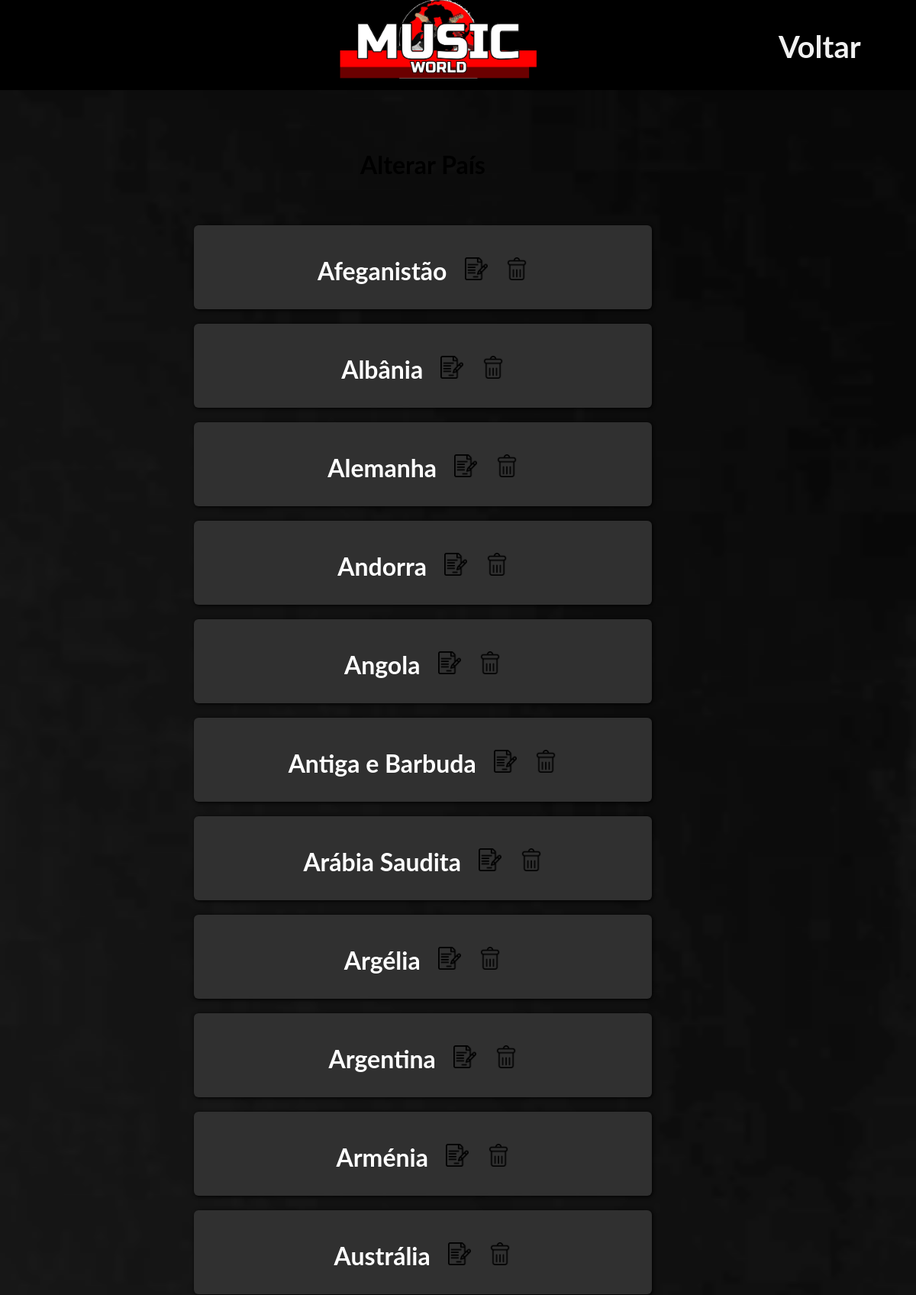
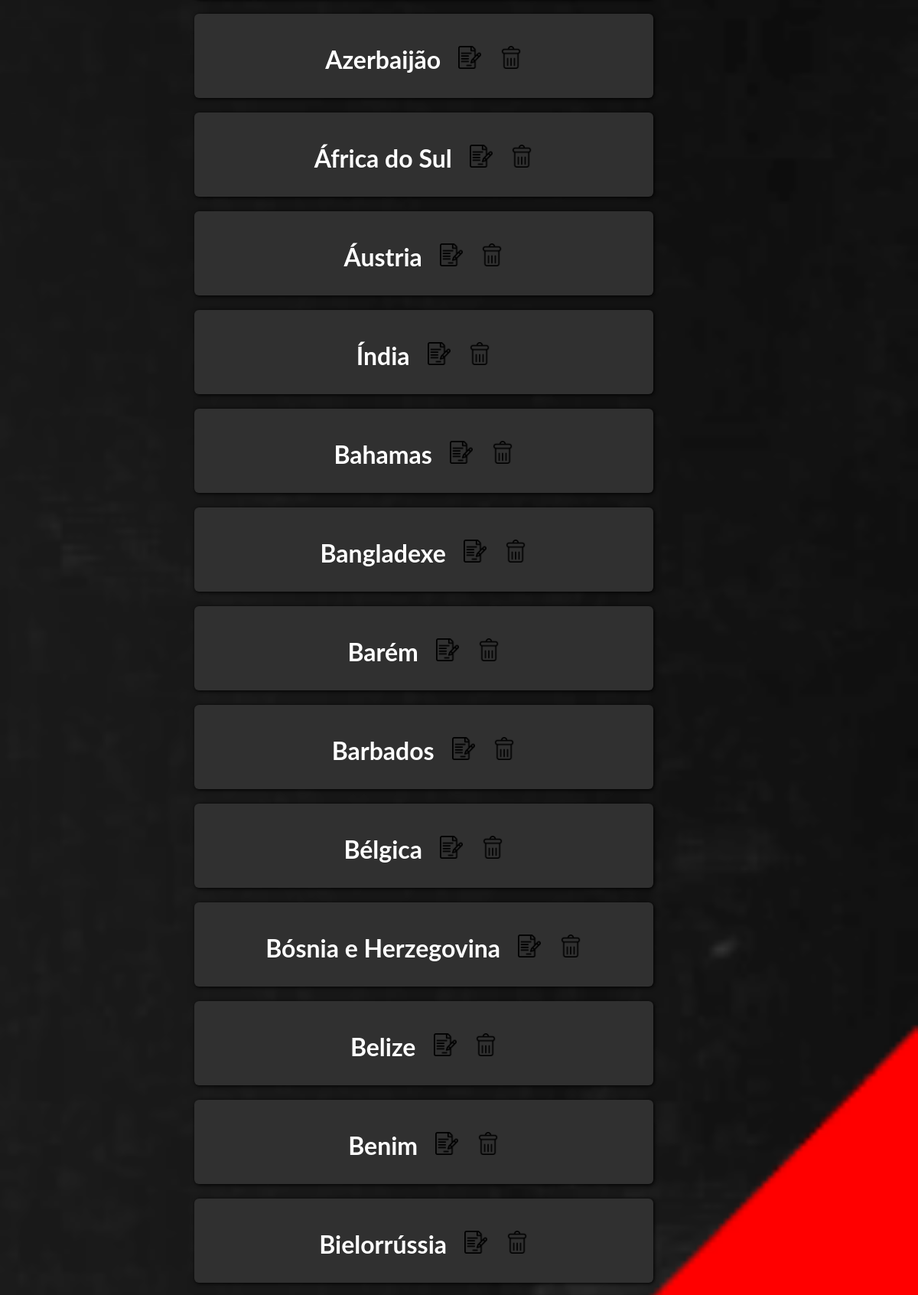
Screenshot of /editpais.php (upper part) with the database file from the repository (2 pictures, top to bottom).
### tables this page shows
CREATE TABLE `pais` (
  `id` int(11) NOT NULL,
  `nome` varchar(50) NOT NULL
);

### src/editpais.php (the view, shortened to what this page needs)
<!DOCTYPE html>
    <html>
    <link rel="stylesheet" href="style.css">
    <?php
    $mysqllink = mysqli_connect("localhost","root","","musicworld");
    $dados=mysqli_query($mysqllink,"select * from pais order by nome");
    $linha = mysqli_fetch_assoc($dados);
    $total = mysqli_num_rows($dados);
    ?>
<head>
<center>
<div class="header" ><br>
<table border="0px" width="100%" valign="middle">
<th width="35%" align="left">
<th><center><br><br><br><br><img src="img/logo.png" class="imglogo"></center></th>
<th width="20%" align="left">
<th width="15%" align="left"><a href="admin.php" style=text-decoration:none;><span style="font-size:40px;cursor:pointer" class="openbtn">Voltar</span></a>&nbsp&nbsp&nbsp
</table>
<link rel="stylesheet" href="style.css">
</div>
<br><br><br>
<body background="img/background.png" class="bg">
<h1>Alterar País</h1><br><br>
<?php
         if($total){do{
         ?>
        <div class="divbanda link"><br><h1><?php echo $linha['nome']?></a>&nbsp&nbsp
        <a href="<?php echo "novopais.php?id=".$linha['id'] . "&nome=" . $linha['nome']?>" class="link"><img src="img/icones/editar.png" style="height:30px;"></a>&nbsp&nbsp
        <a href="<?php echo "excluirp.php?id=".$linha['id']?>" class="link"><img src="img/icones/excluir.png" style="height:30px;"></a>
        </div><br>
         <?php
         }while($linha = mysqli_fetch_assoc($dados));
         mysqli_free_result($dados);}
         ?>

### src/style.css (style rules this page uses)
body { font-family: "Lato", sans-serif; }
.header { margin-top: -20px; margin-left: -10px; height: 130px; width: 110.05%; background-color: #000; }
.bg { height: 90%; width: 91%; background-repeat: no-repeat; background-size: cover; }
.openbtn { color: #f1f1f1; }

### src/editpais.php (style rules this page uses)
.imglogo { margin-top: -87px; margin-left: -35px; height: 110px; width: 340px; }
.link { text-decoration:none; color:white; }
body { background-image: url("img/background.png"); background-repeat: no-repeat; background-position: right top; background-attachment: fixed; background-size: cover; }
.divbanda { height:110px; width:600px; border-radius: 6px; background-color: rgb(48, 48, 48); box-shadow: 1px 1px 5px #000; }

### rows the page displays
pais: nome "Afeganistão"
pais: nome "Albânia"
pais: nome "Alemanha"
pais: nome "Andorra"
pais: nome "Angola"
pais: nome "Antiga e Barbuda"
pais: nome "Arábia Saudita"
pais: nome "Argélia"
pais: nome "Argentina"
pais: nome "Arménia"
pais: nome "Austrália"
pais: nome "Azerbaijão"
pais: nome "África do Sul"
pais: nome "Áustria"
pais: nome "Índia"
pais: nome "Bahamas"
pais: nome "Bangladexe"
pais: nome "Barém"
pais: nome "Barbados"
pais: nome "Bélgica"
pais: nome "Bósnia e Herzegovina"
pais: nome "Belize"
pais: nome "Benim"
pais: nome "Bielorrússia"
